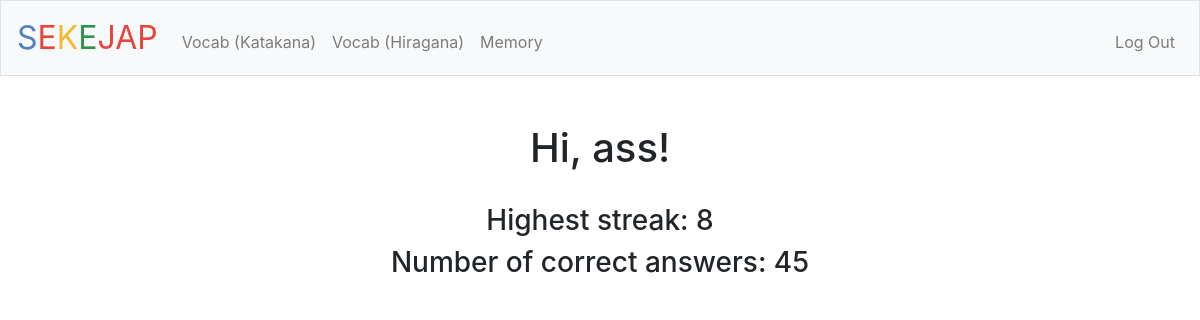
Before: / (signed in) with the older database file.
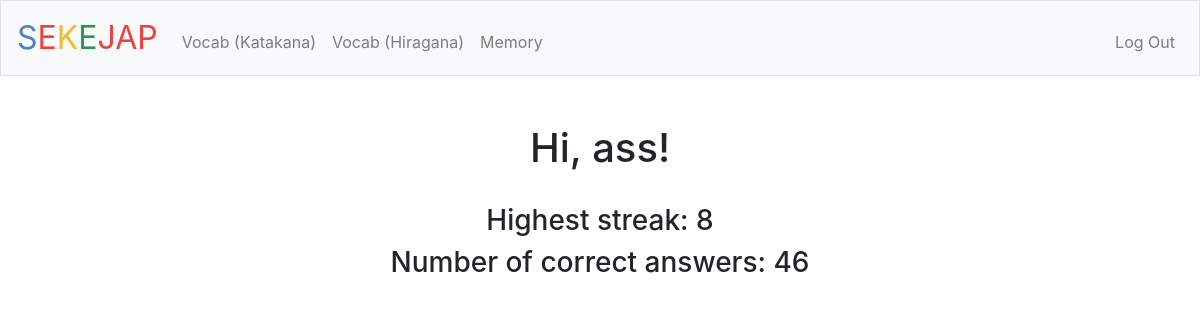
After: the same page with the newer database file.
### tables this page shows
CREATE TABLE 'users' ('id' INTEGER PRIMARY KEY AUTOINCREMENT NOT NULL, 'username' TEXT NOT NULL, 'hash' TEXT NOT NULL, 'score' INTEGER NOT NULL DEFAULT 0, 'streak' INTEGER NOT NULL DEFAULT 0);

### application.py (the view)
@app.route("/")
@login_required
def index():
    rows = db.execute("SELECT * FROM users WHERE id = :id",
                          id=session["user_id"])
    load_kata_csv()
    load_hira_csv()
    return render_template("index.html", rows=rows)

### application.py (called while the page is built)
@app.after_request
def after_request(response):
    response.headers["Cache-Control"] = "no-cache, no-store, must-revalidate"
    response.headers["Expires"] = 0
    response.headers["Pragma"] = "no-cache"
    return response

def load_kata_csv():
    db.execute("UPDATE words SET done = :done", done=0)
    rows = db.execute("SELECT * FROM words WHERE id = :id", id=total_kata_vocab)
    if len(rows) != 1:
        input_file = csv.DictReader(open('kata_list.csv'))
        for row in input_file:
            db.execute("INSERT INTO words (katakana, english) VALUES(:katakana, :english)", katakana=row['katakana'], english=row['english'])

def load_hira_csv():
    db.execute("UPDATE hiravocab SET done = :done", done=0)
    rows = db.execute("SELECT * FROM hiravocab WHERE id = :id", id=total_hira_vocab)
    if len(rows) != 1:
        input_file = csv.DictReader(open('hira_list.csv'))
        for row in input_file:
            db.execute("INSERT INTO hiravocab (hiragana, english, kanji) VALUES(:hiragana, :english, :kanji)", hiragana=row['hiragana'], english=row['english'], kanji=row['kanji'])

### helpers.py (called while the page is built)
def login_required(f):
    @wraps(f)
    def decorated_function(*args, **kwargs):
        if session.get("user_id") is None:
            return redirect("/login")
        return f(*args, **kwargs)
    return decorated_function

### templates/index.html (shortened to what this page needs)
{% extends "layout.html" %}
{% block main %}
    <h1>Hi, {{ rows[0]["username"] }}!</h1>
    <br>
    <h3>Highest streak: {{ rows[0]["streak"] }}</h3>
    <h3>Number of correct answers: {{ rows[0]["score"] }}</h3>
{% endblock %}

### templates/layout.html (shortened to what this page needs)
<!DOCTYPE html>
<html lang="en">
    <head>
        <link href="https://maxcdn.bootstrapcdn.com/bootstrap/4.1.3/css/bootstrap.min.css" rel="stylesheet">
        <link href="/static/styles.css" rel="stylesheet">
    </head>
    <body>
        <nav class="navbar navbar-expand-md navbar-light bg-light border">
            <a class="navbar-brand" href="/"><span class="blue">S</span><span class="red">E</span><span class="yellow">K</span><span class="green">E</span><span class="red">JAP</span></a>
            <div class="collapse navbar-collapse" id="navbar">
                {% if session.user_id %}
                    <ul class="navbar-nav mr-auto mt-2">
                        <li class="nav-item"><a class="nav-link" href="/vocab">Vocab (Katakana)</a></li>
                        <li class="nav-item"><a class="nav-link" href="/hiragana_vocab">Vocab (Hiragana)</a></li>
                        <li class="nav-item"><a class="nav-link" href="/memory">Memory</a></li>
                    </ul>
                    <ul class="navbar-nav ml-auto mt-2">
                        <li class="nav-item"><a class="nav-link" href="/logout">Log Out</a></li>
                    </ul>
                {% else %}
                    <ul class="navbar-nav ml-auto mt-2">
                        <li class="nav-item"><a class="nav-link" href="/register">Register</a></li>
                        <li class="nav-item"><a class="nav-link" href="/login">Log In</a></li>
                    </ul>
                {% endif %}
            </div>
        </nav>
        <main class="container p-5">
            {% block main %}{% endblock %}
        </main>
    </body>
</html>

### static/styles.css (style rules this page uses)
nav .navbar-brand { font-size: xx-large; }
nav .navbar-brand .blue { color: #537fbe; }
nav .navbar-brand .red { color: #ea433b; }
nav .navbar-brand .yellow { color: #f5b82e; }
nav .navbar-brand .green { color: #2e944b; }
main { overflow-x: auto; text-align: center; }

Changed rows visible on the page:
changed users "ass": score "45" → "46"
